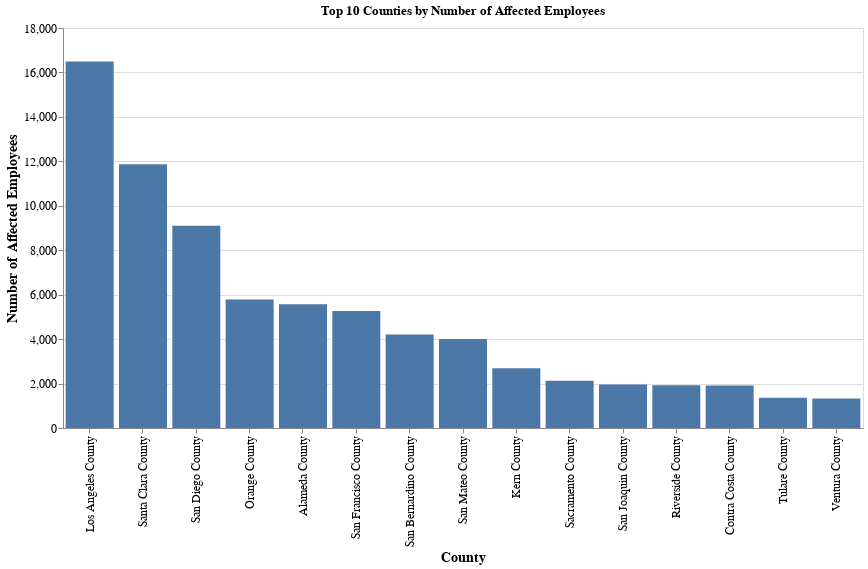

Notebook cell for this chart:
### Code cell
chart = create_top_layoffs_chart_by_county(df)
chart

### Figure 1 — Vega-Lite specification as saved in the notebook (floating-point values rounded to 4 significant figures)
{"config": {"view": {"continuousWidth": 400, "continuousHeight": 300}, "axis": {"labelFontSize": 12, "titleFontSize": 14}}, "data": {"name": "data-4b4e29c369ca8ccaf33fc7569c08b401"}, "mark": "bar", "encoding": {"tooltip": [{"field": "County", "title": "County", "type": "nominal"}, {"field": "NoOfEmployees", "title": "Number of Affected Employees", "type": "quantitative"}], "x": {"field": "County", "sort": "-y", "title": "County", "type": "nominal"}, "y": {"field": "NoOfEmployees", "title": "Number of Affected Employees", "type": "quantitative"}}, "height": 400, "title": "Top 10 Counties by Number of Affected Employees", "width": 800, "$schema": "https://vega.github.io/schema/vega-lite/v4.17.0.json", "datasets": {"data-4b4e29c369ca8ccaf33fc7569c08b401": [{"County": "Los Angeles County", "NoOfEmployees": 16492}, {"County": "Santa Clara County", "NoOfEmployees": 11871}, {"County": "San Diego County", "NoOfEmployees": 9100}, {"County": "Orange County", "NoOfEmployees": 5787}, {"County": "Alameda County", "NoOfEmployees": 5566}, {"County": "San Francisco County", "NoOfEmployees": 5267}, {"County": "San Bernardino County", "NoOfEmployees": 4212}, {"County": "San Mateo County", "NoOfEmployees": 4008}, {"County": "Kern County", "NoOfEmployees": 2692}, {"County": "Sacramento County", "NoOfEmployees": 2121}, {"County": "San Joaquin County", "NoOfEmployees": 1962}, {"County": "Riverside County", "NoOfEmployees": 1925}, {"County": "Contra Costa County", "NoOfEmployees": 1917}, {"County": "Tulare County", "NoOfEmployees": 1364}, {"County": "Ventura County", "NoOfEmployees": 1329}]}}
